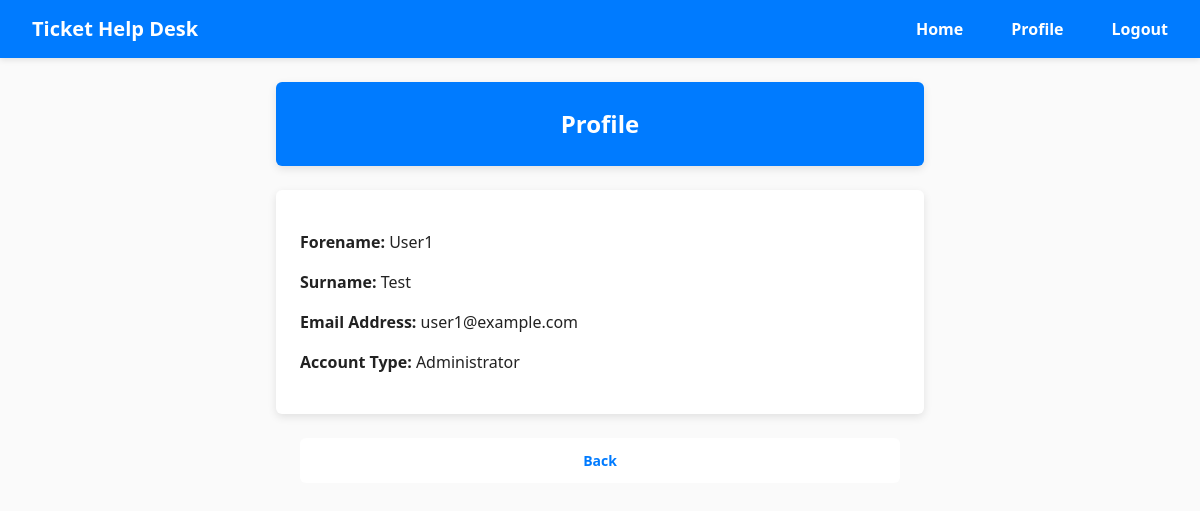
The app's page /profile (signed in) with its own data.
### HelpDeskTicketingSystem/models/UserModel.py (models this page shows)
class User(db.Model, UserMixin):
    id = db.Column(db.Integer, primary_key=True)
    forename = db.Column(db.String(50))
    surname = db.Column(db.String(50))
    email = db.Column(db.String(150), unique=True)
    password = db.Column(db.String(20))
    account_type = db.Column(db.String(20), nullable=False)

### HelpDeskTicketingSystem/views/users.py (the view)
@users_bp.route('/profile')
@login_required
def profile():
    return render_template('profile.html', user=current_user)

### HelpDeskTicketingSystem/__init__.py (called while the page is built)
def create_app():
    app = Flask(__name__)
    app.config.from_object(Config)
    db.init_app(app)
    login_manager.init_app(app)
    login_manager.login_view = 'auth.login'
    from .views.home import home_bp
    from .views.auth import auth_bp
    from .views.users import users_bp
    from .views.tickets import tickets_bp
    app.register_blueprint(home_bp, url_prefix='/')
    app.register_blueprint(auth_bp, url_prefix='/')
    app.register_blueprint(tickets_bp, url_prefix='/')
    app.register_blueprint(users_bp, url_prefix='/')
    create_database(app)
    from .models import User
    @login_manager.user_loader
    def load_user(user_id):
        return User.query.get(int(user_id))
    return app

### HelpDeskTicketingSystem/templates/profile.html
{% extends "base.html" %} {% block title %} Profile {% endblock %} {% block
content %}
<h2>Profile</h2>
<div class="form">
  <p><strong>Forename:</strong> {{ user.forename }}</p>
  <p><strong>Surname:</strong> {{ user.surname }}</p>
  <p><strong>Email Address:</strong> {{ user.email }}</p>
  <p><strong>Account Type:</strong> {{ user.account_type }}</p>
</div>
<br />
<div class="btn-group">
  <a href="{{ url_for('home.home') }}" class="btn btn-group btn-secondary"
    >Back</a
  >
</div>
{% endblock %}

### HelpDeskTicketingSystem/static/main.css (style rules this page uses)
body { margin: 0; padding: 0; font-family: "Segoe UI", sans-serif; font-size: 16px; line-height: 1.5; color: #222; background-color: #fafafa; }
h2 { background: #fff; padding: 24px; border-radius: 6px; box-shadow: 0 3px 8px rgba(0, 0, 0, 0.1); max-width: 600px; margin: 0 auto; text-align: center; margin-bottom: 24px; background-color: #007BFF; color: #fff; }
a { color: #007BFF; text-decoration: none; }
p { color: #222; text-decoration: none; font-weight: 300; }
.form { background: #fff; padding: 24px; border-radius: 6px; box-shadow: 0 3px 8px rgba(0, 0, 0, 0.1); max-width: 600px; margin: auto; }
.btn-group { max-width: 600px; align-content: end; margin: 0 auto 24px; display: flex; gap: 10px; }
.btn-group .btn, .btn-group a.btn, .btn-group button.btn { flex: 1; display: flex; align-items: center; justify-content: center; text-align: center; width: 100%; padding: 12px; font-size: 14px; font-weight: 700; border: none; border-radius: 6px; cursor: pointer; text-decoration: none; }
.btn-group.btn-secondary { background-color: #fff; color: #007BFF; }

### records on screen
User: forename "User1", surname "Test", email "user1@example.com", account_type "Administrator"
